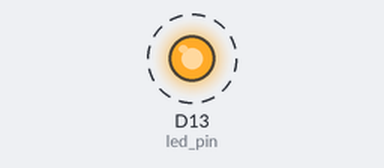
The program below on a simulated Arduino board driven over Firmata from a computer. On the bench: output pins drawn as LEDs (lit = HIGH). Dashed ring = blinking. What the program prints to the terminal is not drawn.

Above: at 5.5 s.
Timing chart, 0 to 9.6 s (numbered marks = the images above):
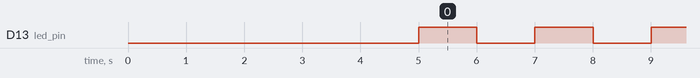

Measured:
- by itself, D13 (led_pin): alternates HIGH for 1.0 s and LOW for 1.0 s

The program:

remoteBlink.py
```python
from pyfirmata2 import Arduino
import time

# Make sure to change the port to match your Arduino's port
PORT = '/dev/ttyACM0'  # Change this to your Arduino's port

# Use 'Arduino.AUTODETECT' to automatically detect the port
# board = Arduino(Arduino.AUTODETECT)

board = Arduino(PORT)

# Define the pin for the LED
led_pin = 13  # Most Arduinos have the built-in LED on pin 13

print("Starting to blink LED. Press CTRL+C to stop.")

try:
    while True:
        board.digital[led_pin].write(1)  # Turn LED on
        time.sleep(1)
        board.digital[led_pin].write(0)  # Turn LED off
        time.sleep(1)
except KeyboardInterrupt:
    print("\nProgram stopped by user")
finally:
    board.exit()
    print("Connection to Arduino closed")
```
